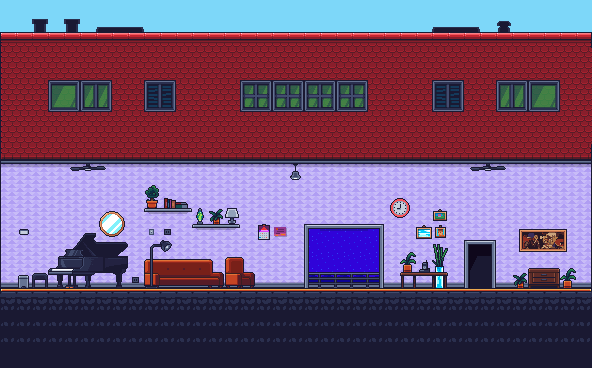

A 2D game scene composited from a Tiled map and its tileset images. What follows is a short description and the map's XML, with each tile layer's data collapsed to a summary:
An orthogonal 37x23 tile map with 16x16 px tiles, 10 tile layers (Ground, Tile Layer 1, Tile Layer 8, Tile Layer 9, ...), 6 tilesets.

<map version="1.10" tiledversion="1.10.2" orientation="orthogonal" renderorder="right-down" width="37" height="23" tilewidth="16" tileheight="16" infinite="0" nextlayerid="12" nextobjectid="1">
 <editorsettings>
  <export target="chillRoomMap.json" format="json" />
 </editorsettings>
 <tileset firstgid="1" source="mp_cs_tilemap_all.tsx" />
 <tileset firstgid="2049" source="Background.tsx" />
 <tileset firstgid="2629" source="Chill Room.tsx" />
 <tileset firstgid="2833" source="Bathroom.tsx" />
 <tileset firstgid="3042" source="Play Room.tsx" />
 <tileset firstgid="3240" source="Bedroom.tsx" />
 <layer id="11" name="Ground" width="37" height="23">
  <data>[851 cells, 185 non-empty, 3 distinct tile ids]</data>
 </layer>
 <layer id="1" name="Tile Layer 1" width="37" height="23">
  <data>[851 cells, 666 non-empty, 10 distinct tile ids]</data>
 </layer>
 <layer id="9" name="Tile Layer 8" width="37" height="23">
  <data>[851 cells, 296 non-empty, 14 distinct tile ids]</data>
 </layer>
 <layer id="10" name="Tile Layer 9" width="37" height="23">
  <data>[851 cells, 6 non-empty, 3 distinct tile ids]</data>
 </layer>
 <layer id="7" name="Tile Layer 6" width="37" height="23">
  <data>[851 cells, 30 non-empty, 14 distinct tile ids]</data>
 </layer>
 <layer id="4" name="Tile Layer 4" width="37" height="23">
  <data>[851 cells, 43 non-empty, 6 distinct tile ids]</data>
 </layer>
 <layer id="2" name="Tile Layer 2" width="37" height="23">
  <data>[851 cells, 81 non-empty, 78 distinct tile ids]</data>
 </layer>
 <layer id="3" name="Tile Layer 3" width="37" height="23">
  <data>[851 cells, 29 non-empty, 29 distinct tile ids]</data>
 </layer>
 <layer id="6" name="Tile Layer 5" width="37" height="23">
  <data>[851 cells, 296 non-empty, 10 distinct tile ids]</data>
 </layer>
 <layer id="8" name="Tile Layer 7" width="37" height="23">
  <data>[851 cells, 40 non-empty, 16 distinct tile ids]</data>
 </layer>
</map>
